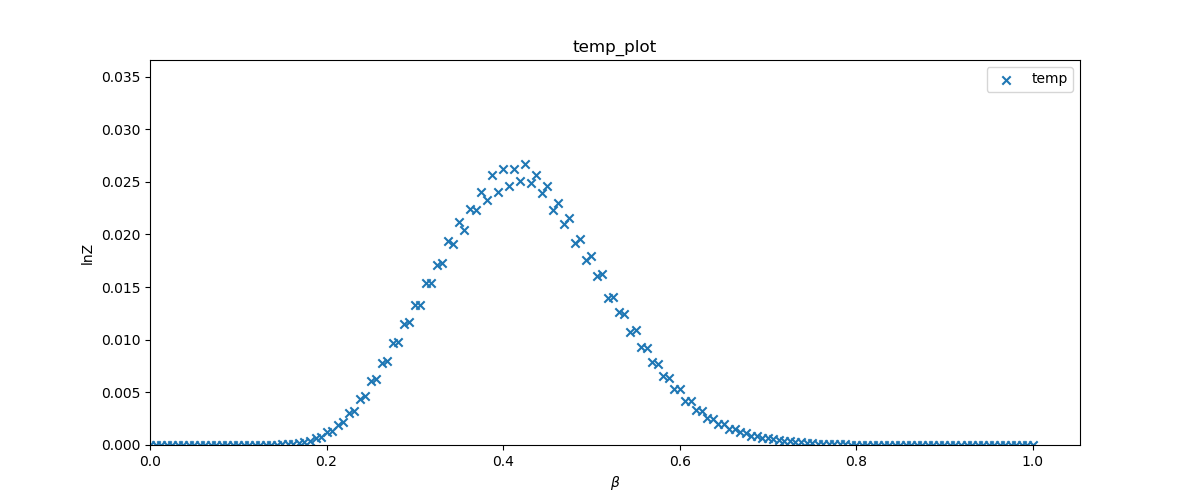

Source code (Python):
import matplotlib.pyplot as plt
import numpy as np

fig,ax1 = plt.subplots(nrows=1,ncols=1,figsize=(12,5))

plt.rcParams['figure.dpi'] = 600 
data = np.loadtxt('./temp.dat')
x = data[:,0]
y = data[:,1]
ax1.scatter(x,y,label='temp')

ax1.legend(loc='best')
ax1.set_title("temp_plot")
ax1.set_xlabel(r"$\beta$")
ax1.set_ylabel("lnZ")
ax1.set_xlim(0,)
ax1.set_ylim(0,)

plt.savefig("temp.png")
#plt.show()